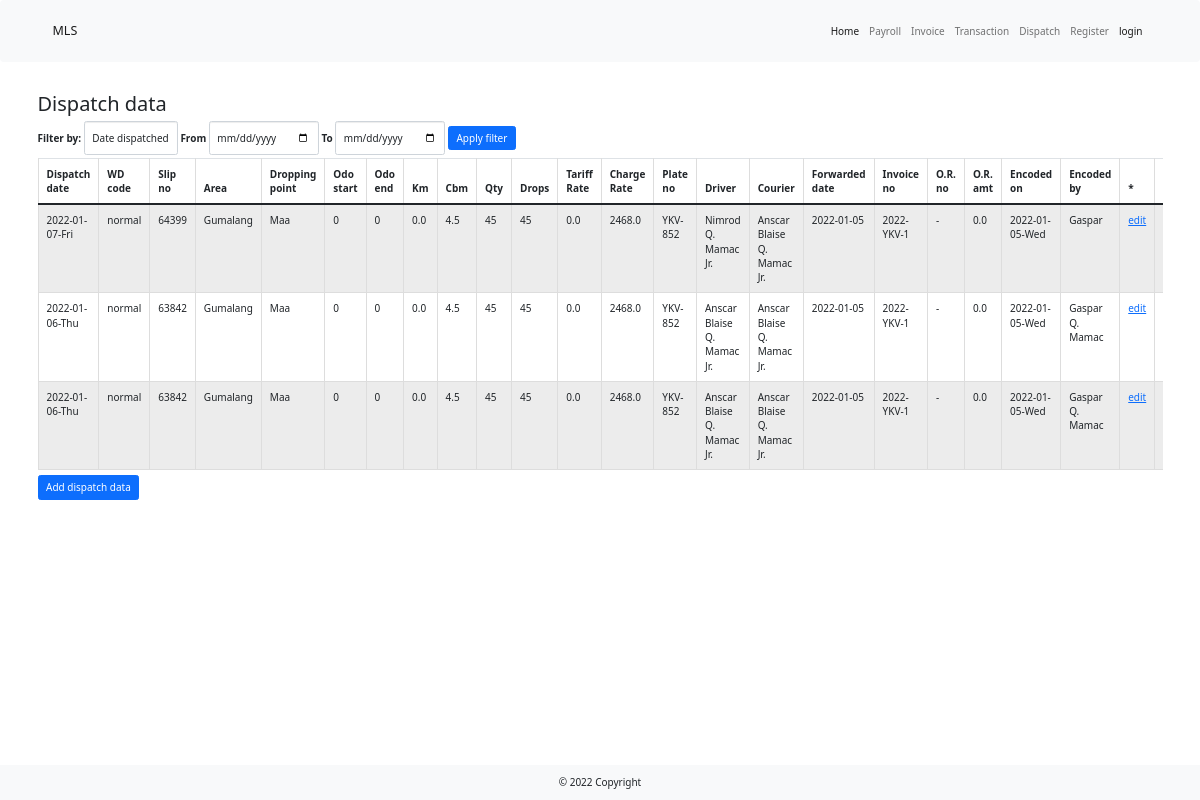
The page /dispatch_report on the database as committed earlier.
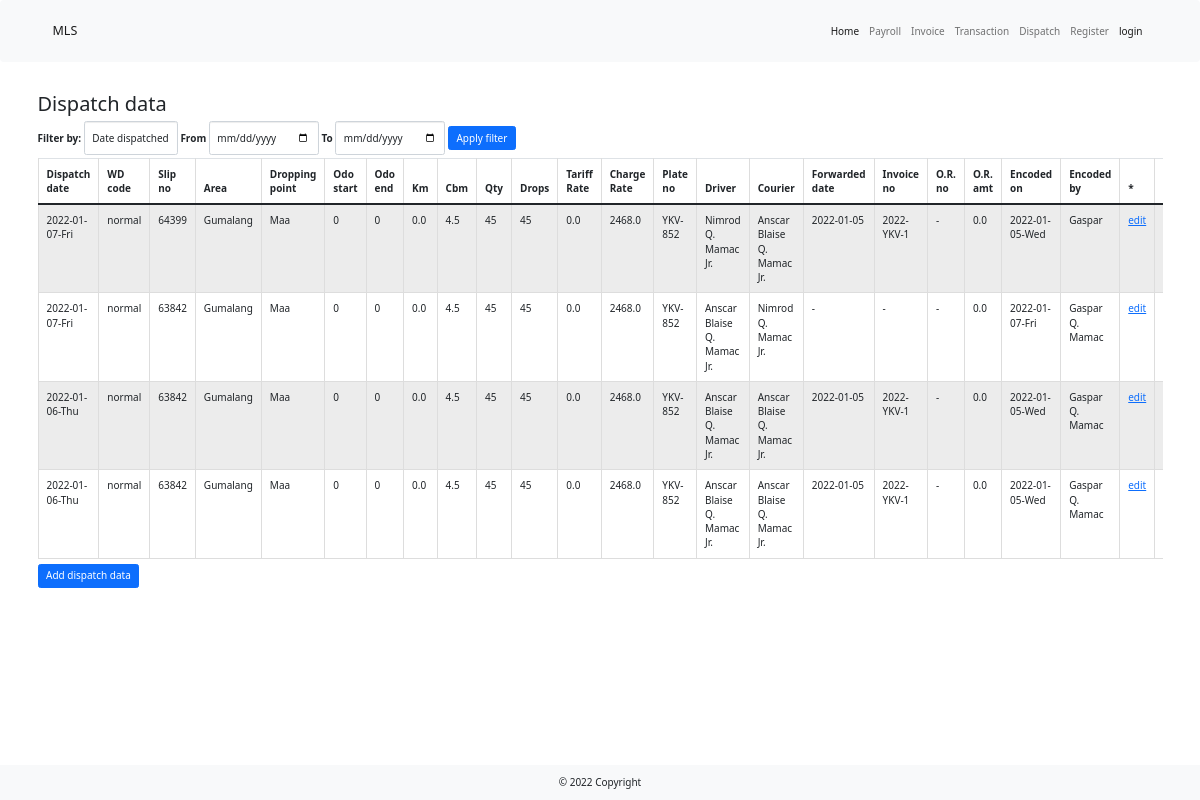
The same page on the database as committed later.
### main.py (models this page shows)
class DispatchTable(UserMixin, db.Model):
    __tablename__ = "dispatch"
    id = db.Column(db.Integer, primary_key=True, unique=True)
    dispatch_date = db.Column(db.String(100), nullable=False)
    wd_code = db.Column(db.String(100), nullable=False)
    slip_no = db.Column(db.String(100), nullable=False)
    route = db.Column(db.String(100), nullable=False)
    area = db.Column(db.String(250))
    destination = db.Column(db.String(100))
    odo_start = db.Column(db.Integer)
    odo_end = db.Column(db.Integer)
    km = db.Column(db.Float(precision=1))
    cbm = db.Column(db.Float(precision=1), nullable=False)
    qty = db.Column(db.Integer, nullable=False)
    drops = db.Column(db.Integer, nullable=False)
    std_rate = db.Column(db.Float(precision=1), nullable=False)
    rate = db.Column(db.Float(precision=1), nullable=False)
    plate_no = db.Column(db.String(100), nullable=False)
    driver = db.Column(db.String(100), nullable=False)
    courier = db.Column(db.String(100), nullable=False)
    forwarded_date = db.Column(db.String(100), nullable=False)
    invoice_no = db.Column(db.String(100))
    or_no = db.Column(db.String(100))
    or_amt = db.Column(db.Float(precision=1))
    encoded_on = db.Column(db.String(100), nullable=False)
    encoded_by = db.Column(db.String(100))
    encoder_id = db.Column(db.Integer, db.ForeignKey("users.id"))
    encoder = relationship("UserTable", back_populates="dispatch")

### main.py (the view)
@app.route("/dispatch_report", methods=["Get", "Post"])
def dispatch():
    form = DispatchTableFilterForm()
    with create_engine('sqlite:///lbc_dispatch.db').connect() as cnx:
        df = pd.read_sql_table(table_name="dispatch", con=cnx)
    sorted_df = df.head(n=25).sort_values("dispatch_date", ascending=False)
    if form.validate_on_submit():
        start = form.date_start.data
        end = form.date_end.data
        index = form.filter.data
        filtered_df = df[(df[index] >= str(start)) & (df[index] <= str(end))].sort_values(index, ascending=False)
        return render_template("dispatch_data.html", form=form, df=filtered_df)
    return render_template("dispatch_data.html", form=form, df=sorted_df)

### _forms.py
class DispatchTableFilterForm(FlaskForm):
    filter = SelectField("Filter by:", choices=[
        ("dispatch_date", "Date dispatched"),
        ("encoded_on", "Date encoded")])
    date_start = DateField("From")
    date_end = DateField("To")
    submit = SubmitField("Apply filter")

### templates/dispatch_data.html (shortened to what this page needs)
{% extends 'bootstrap/base.html' %}
{% import "bootstrap/wtf.html" as wtf %}
{% block content %}
    {% include '_header.html' %}
    <div class="container my-5">
        <h2>Dispatch data</h2>
        {{ wtf.quick_form(form, novalidate=True, extra_classes="form form-inline mb-1", button_map={"submit": "primary"}) }}
        <div class="table-responsive">
            <table class="table table-striped table-hover table-bordered table-sm">
                <caption><a class="btn btn-primary" href="{{ url_for('input_dispatch')}}">Add dispatch data</a> </caption>
                <thead>
                <tr>
                    <th scope="col">Dispatch date</th>
                    <th scope="col">WD code</th>
                    <th scope="col">Slip no</th>
                    <th scope="col">Area</th>
                    <th scope="col">Dropping point</th>
                    <th scope="col">Odo start</th>
                    <th scope="col">Odo end</th>
                    <th scope="col">Km</th>
                    <th scope="col">Cbm</th>
                    <th scope="col">Qty</th>
                    <th scope="col">Drops</th>
                    <th scope="col">Tariff Rate</th>
                    <th scope="col">Charge Rate</th>
                    <th scope="col">Plate no</th>
                    <th scope="col">Driver</th>
                    <th scope="col">Courier</th>
                    <th scope="col">Forwarded date</th>
                    <th scope="col">Invoice no</th>
                    <th scope="col">O.R. no</th>
                    <th scope="col">O.R. amt</th>
                    <th scope="col">Encoded on</th>
                    <th scope="col">Encoded by</th>
                    <th scope="col">*</th>
                    <th scope="col">**</th>
                </tr>
                </thead>
                <tbody>
                {% for row in df.itertuples(): %}
                <tr>
                    <td>{{ row[2] }}</td>
                    <td>{{ row[3] }}</td>
                    <td>{{ row[4] }}</td>
                    <td>{{ row[6] }}</td>
                    <td>{{ row[7] }}</td>
                    <td>{{ row[8] }}</td>
                    <td>{{ row[9] }}</td>
                    <td>{{ row[10] }}</td>
                    <td>{{ row[11] }}</td>
                    <td>{{ row[12] }}</td>
                    <td>{{ row[13] }}</td>
                    <td>{{ row[14] }}</td>
                    <td>{{ row[15] }}</td>
                    <td>{{ row[16] }}</td>
                    <td>{{ row[17] }}</td>
                    <td>{{ row[18] }}</td>
                    <td>{{ row[19] }}</td>
                    <td>{{ row[20] }}</td>
                    <td>{{ row[21] }}</td>
                    <td>{{ row[22] }}</td>
                    <td>{{ row[23] }}</td>
                    <td>{{ row[24]}}</td>
                <td><a href="{{ url_for('edit_dispatch', dispatch_id=row[1]) }}">edit</a></td>
                <td><a href="{{ url_for('delete_dispatch', dispatch_id=row[1]) }}">delete</a></td>
                </tr>
                {% endfor %}
                </tbody>
            </table>
        </div>
    </div>
    {% include '_footer.html' %}
{% endblock  %}

### templates/_header.html (shortened to what this page needs)
{% extends 'bootstrap/base.html' %}
{% block styles %}
    {{super()}}
    <link href="{{ url_for('static', filename='css/bootstrap.min.css') }}" rel="stylesheet" type="text/css">
{% endblock %}
{% block content %}
  <nav class="navbar navbar-expand-sm navbar-light bg-light">
  <div class="container-md d-flex align-items-center">
    <a class="navbar-brand d-flex align-items-center" href="#">MLS</a>
    <div class="collapse navbar-collapse" id="navbarTogglerDemo02">
      <ul class="navbar-nav ms-auto mb-2 mb-lg-0">
          <li class="nav-item">
              <a class="nav-link active" aria-current="page" href="{{ url_for('home') }}">Home</a>
          </li>
          <li class="nav-item">
              <a class="nav-link" href="{{ url_for('payroll')}}">Payroll</a>
          </li>
          <li class="nav-item">
              <a class="nav-link" href="{{ url_for('invoice')}}">Invoice</a>
          </li>
          <li class="nav-item">
              <a class="nav-link" href="{{ url_for('transaction')}}">Transaction</a>
          </li>
          <li class="nav-item">
              <a class="nav-link" href="{{ url_for('dispatch') }}">Dispatch</a></li>
        {% if current_user.is_authenticated %}
          <li class="nav-item dropdown">
          <a class="nav-link dropdown-toggle" href="#" id="navbarDropdown" role="button" data-bs-toggle="dropdown" aria-expanded="false">
            Encode
          </a>
              <ul class="dropdown-menu" aria-labelledby="navbarDropdown">
                  <li><a class="dropdown-item" href="{{ url_for('maintenance')}}">Maintenance</a></li>
                  <li><a class="dropdown-item" href="{{ url_for('admin')}}">Admin Expenses</a></li>
                  <li><hr class="dropdown-divider"></li>
                  <li><a class="dropdown-item" href="{{ url_for('employees')}}">List of Employees</a></li>
                  <li><a class="dropdown-item" href="{{ url_for('tariff')}}">Tariff Table</a></li>
              </ul>
          </li>
          <li class="nav-item">
            <a class="nav-link" href="{{ url_for('logout') }}">logout</a>
          </li>
        {% else %}
          <li class="nav-item">
            <a class="nav-link" href="{{ url_for('register') }}">Register</a>
          </li>
          <li class="nav-item">
            <a class="nav-link active" aria-current="page" href="{{ url_for('login') }}">login</a>
          </li>
        {% endif %}
      </ul>
    </div>
  </div>
  </nav>
{% endblock %}

### templates/_footer.html (shortened to what this page needs)
{% extends 'bootstrap/base.html' %}
{% block styles %}
    {{super()}}
    <link href="{{ url_for('static', filename='css/bootstrap.min.css') }}" rel="stylesheet" type="text/css">
    <link href="{{ url_for('static', filename='css/styles.css') }}" rel="stylesheet" type="text/css">
{% endblock %}
{% block content %}
  <footer class="bg-light text-center text-lg-start fixed-bottom">
  <div class="text-center p-3">
    © 2022 Copyright
  </div>
</footer>
{% endblock %}

Rows that differ between the two databases and show on the page:
added DispatchTable: dispatch_date "2022-01-07-Fri", wd_code "normal", slip_no "63842", area "Gumalang", destination "Maa", odo_end "0", km "0", row "0.0", cbm "4.5", drops "45", row "45", rate "2468.0", plate_no "YKV-852", driver "Anscar Blaise Q. Mamac Jr.", courier "Nimrod Q. Mamac Jr.", invoice_no "-", or_no "-", row "-", encoded_on "2022-01-07-Fri", encoded_by "Gaspar Q. Mamac"
